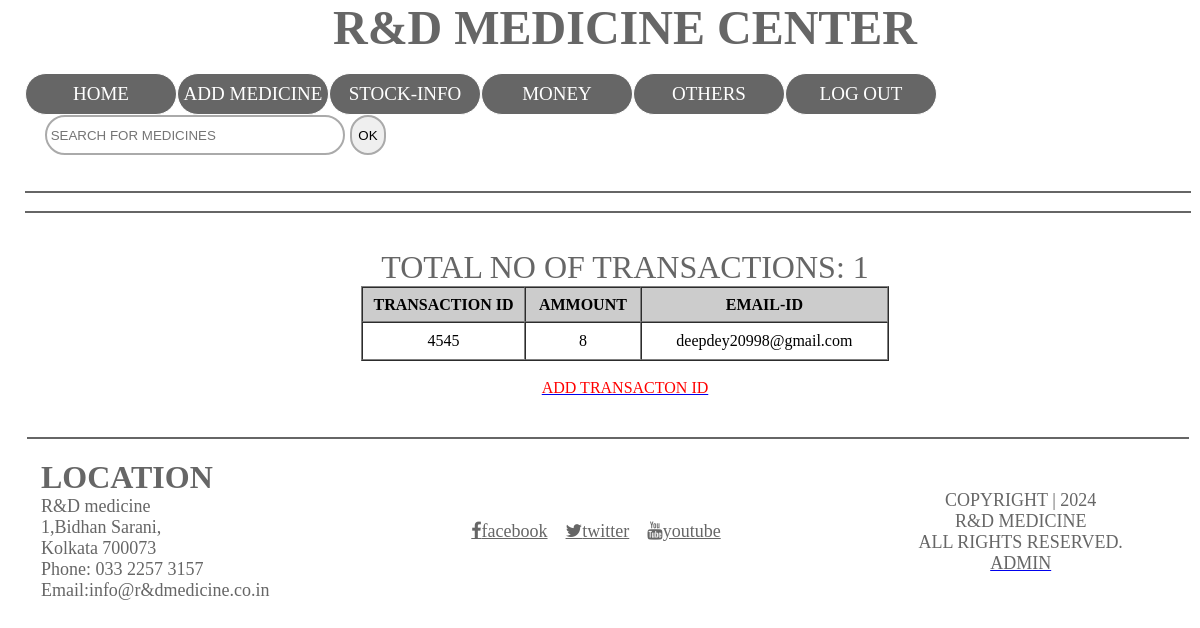
Screenshot of /ADMIN/TRANSACTION.php (signed in) with the database file from the repository.
### tables this page shows
CREATE TABLE IF NOT EXISTS `transaction` (
  `TID` text NOT NULL,
  `PRICE` text NOT NULL,
  `GMAIL` text NOT NULL
);

### ADMIN/TRANSACTION.php (the view, shortened to what this page needs)
<?php
if(isset($_SESSION['uid']))
		{
			include('HEADERS\ADMINHEADER.php');
		}
	else
		{
			?>
			<script>
	window.location = "../ADMIN.php";
    </script>
    <?php
		}
?>
<HTML>
<body>
        		<?php
				include('HEADERS\CONNECTION.php');
				$query2="Select * from transaction";
				$result= mysqli_query($dbc, $query2);
				$no_of_row= mysqli_num_rows($result);
				?>
        <CENTER><FONT color="#666666" size="6">TOTAL NO OF TRANSACTIONS: <?php echo $no_of_row; ?></FONT>
		<TABLE width="44%" BORDER=1 CELLSPACING=0 CELLPADDING=7 align="center" bgcolor="#FFFFFF">
			<TR>
				<TH width="31%" height="35" bgcolor="#CCCCCC">TRANSACTION ID</TH>
			  <TH width="22%" bgcolor="#CCCCCC">AMMOUNT</TH>
			  <TH width="47%" bgcolor="#CCCCCC">EMAIL-ID</TH>
		  </TR>
			<?php
				for($i=0;$i<$no_of_row;$i++)
				{
					$row_value= mysqli_fetch_array($result);
				?>
				<tr>
			    <td height="38" align="center" FONT SIZE=5><?php echo $row_value['TID'];?></td>
				<td align="center"><?php echo $row_value['PRICE'];?></td>
				<td align="center"><?php echo $row_value['GMAIL'];?></td>
				</tr>
				<?php
				}
				?>
    </TABLE>
  <TR><TD>
    <p>&nbsp;</p>
    <p><a href="ADDTR.php"><font color="#FF0000">ADD TRANSACTON ID</font></a></p>
    <p>&nbsp;</p>
</center>
</body>
</html>
<?php
include('HEADERS\BOTTOMHEADER2.php');
?>

### ADMIN/HEADERS/ADMINHEADER.php (style rules this page uses)
body { margin-left: 20px; width:100%; overflow-x:hidden; height: 100%; }
* { margin: 0px; padding: 0px; }

### ADMIN/HEADERS/BOTTOMHEADER2.php (style rules this page uses)
body { width:100%; margin-left: 25px; overflow-x:hidden; }

### rows the page displays
transaction: TID "4545", PRICE "8", GMAIL "deepdey20998@gmail.com"

### other values shown
$no_of_row "1"
